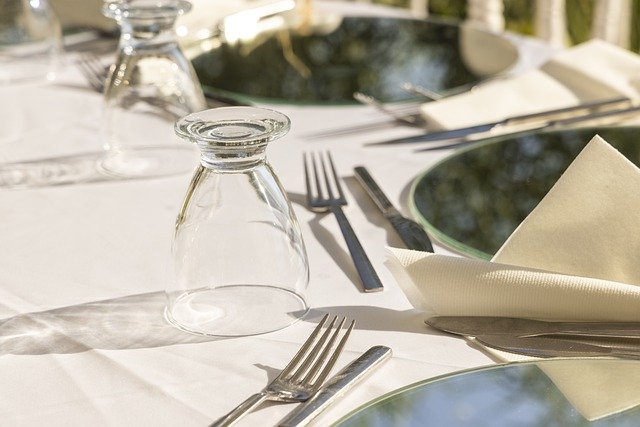
#> input picture sample.jpg, 640 x 427 px
$ python main.py   (older library calls are emulated)
#> lines starting #> are read from the running program, lines starting #| are printed output that depends on the picture
import cv2
import sys

# imread : 画像ファイルを読み込んで、多次元配列(numpy.ndarray)にする。
# imreadについて : https://kuroro.blog/python/wqh9VIEmRXS4ZAA7C4wd/
# 第一引数 : 画像のファイルパス
# 戻り値 : 行 x 列 x 色の三次元配列(numpy.ndarray)が返される。
img = cv2.imread("sample.jpg")
#> img is the input picture: shape (427, 640, 3); mean B, G, R 163.2, 178.1, 185.5

# 画像ファイルが正常に読み込めなかった場合、プログラムを終了する。
if img is None:
    sys.exit("Could not read the image.")

# Laplacian関数 : Laplacianフィルタを用いて、画像の輝度勾配(エッジ)を検出するために利用する関数。

# 第一引数(必須) : 多次元配列(numpy.ndarray)
# 第二引数(必須) : 出力画像の型。cv2.CV_32F : 32ビット浮動小数点数。
# 第三引数(任意) : カーネルサイズ。

# 戻り値 : 多次元配列(numpy.ndarray)
img = cv2.Laplacian(img, cv2.CV_32F, ksize=3)
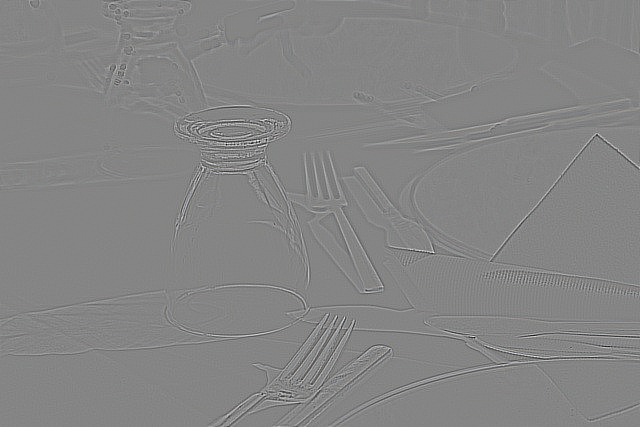
#> img: shape (427, 640, 3) float32; mean B, G, R 0, 0, 0; drawn with min black and max white

# imwrite : 画像の保存を行う関数
# 第一引数 : 保存先の画像ファイル名
# 第二引数 : 多次元配列(numpy.ndarray)
# <第二引数の例>
# [
# [
# [234 237 228]
# ...
# [202 209 194]
# ]
# [
# [10 27 16]
# ...
# [36 67 46]
# ]
# [
# [34 51 40]
# ...
# [50 81 60]
# ]
# ]
# imwriteについて : https://kuroro.blog/python/i0tNE1Mp8aEz8Z7n6Ggg/
cv2.imwrite("./output.png", img)
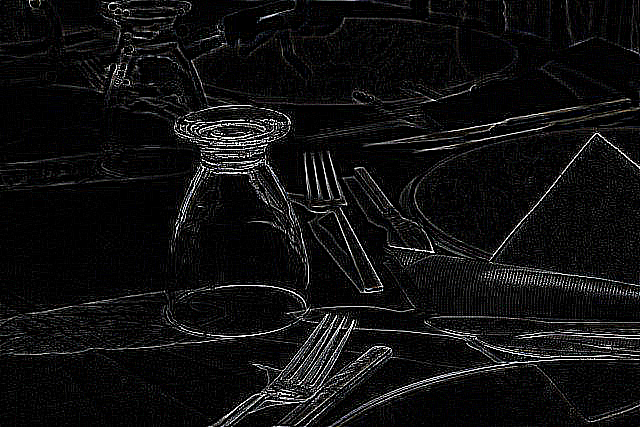
#> saved as output.png: shape (427, 640, 3); mean B, G, R 16.3, 16, 16
